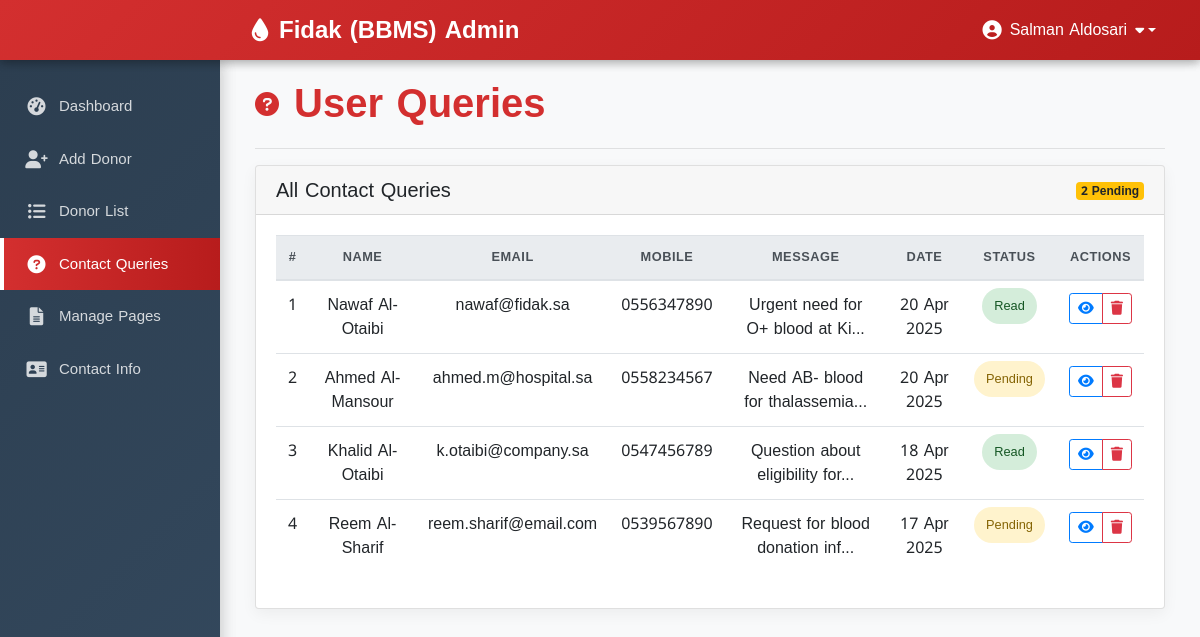
Page /admin/query.php (signed in) on the committed database.
### tables this page shows
CREATE TABLE `contact_query` (
  `query_id` int(11) NOT NULL,
  `query_name` varchar(100) NOT NULL,
  `query_mail` varchar(120) NOT NULL,
  `query_number` char(11) NOT NULL,
  `query_message` longtext NOT NULL,
  `query_date` timestamp NOT NULL DEFAULT current_timestamp() ON UPDATE current_timestamp(),
  `query_status` int(11) DEFAULT NULL
);

### admin/query.php (the view, shortened to what this page needs)
<?php
include 'conn.php';
?>
<!DOCTYPE html>
<html>
<head>
  <link rel="stylesheet" href="https://maxcdn.bootstrapcdn.com/bootstrap/4.5.2/css/bootstrap.min.css">
  <link rel="stylesheet" href="https://cdnjs.cloudflare.com/ajax/libs/font-awesome/6.0.0/css/all.min.css">
</head>
<body>
  <?php if (isset($_SESSION['loggedin']) && $_SESSION['loggedin'] == true) { ?>
  <div id="header">
    <?php include 'header.php'; ?>
  </div>
  <div id="sidebar">
    <?php $active="query"; include 'sidebar.php'; ?>
  </div>
  <div id="content">
    <div class="content-wrapper">
      <div class="container-fluid">
        <div class="row">
          <div class="col-12">
            <h1 class="page-title">
              <i class="fas fa-question-circle"></i> User Queries
            </h1>
            <hr>
          </div>
        </div>
        <div class="card">
          <div class="card-header">
            <div class="row">
              <div class="col-md-6">
                <h5 class="mb-0">All Contact Queries</h5>
              </div>
              <div class="col-md-6 text-right">
                <?php
                $pending_sql = "SELECT COUNT(*) as pending FROM contact_query WHERE query_status = 2";
                $pending_result = mysqli_query($conn, $pending_sql);
                $pending_row = mysqli_fetch_assoc($pending_result);
                ?>
                <span class="badge badge-warning">
                  <?php echo $pending_row['pending'] . " Pending"; ?>
                </span>
              </div>
            </div>
          </div>
          <div class="card-body">
            <?php
            $limit = 10;
            $page = isset($_GET['page']) ? $_GET['page'] : 1;
            $offset = ($page - 1) * $limit;
            $count = $offset + 1;
            $sql = "SELECT * FROM contact_query LIMIT {$offset},{$limit}";
            $result = mysqli_query($conn, $sql);
            if(mysqli_num_rows($result) > 0) {
            ?>
            <div class="table-responsive">
              <table class="table table-hover">
                <thead class="thead-light">
                  <tr>
                    <th>#</th>
                    <th>Name</th>
                    <th>Email</th>
                    <th>Mobile</th>
                    <th>Message</th>
                    <th>Date</th>
                    <th>Status</th>
                    <th>Actions</th>
                  </tr>
                </thead>
                <tbody>
                  <?php while($row = mysqli_fetch_assoc($result)) { ?>
                  <tr>
                    <td><?php echo $count++; ?></td>
                    <td><?php echo $row['query_name']; ?></td>
                    <td><?php echo $row['query_mail']; ?></td>
                    <td><?php echo $row['query_number']; ?></td>
                    <td><?php echo substr($row['query_message'], 0, 30) . '...'; ?></td>
                    <td><?php echo date('d M Y', strtotime($row['query_date'])); ?></td>
                    <td>
                      <?php if($row['query_status'] == 1) { ?>
                        <span class="status-badge status-read">Read</span>
                      <?php } else { ?>
                        <a href="query.php?id=<?php echo $row['query_id'];?>"
                           onclick="return confirm('Mark this query as read?')"
                           class="status-badge status-pending">Pending</a>
                      <?php } ?>
                    </td>
                    <td>
                      <div class="btn-group">
                        <button type="button" class="btn btn-sm btn-outline-primary" data-toggle="modal"
                                data-target="#messageModal<?php echo $row['query_id']; ?>" title="View Full Message">
                          <i class="fas fa-eye"></i>
                        </button>
                        <a href='delete_query.php?id=<?php echo $row['query_id']; ?>'
                           class="btn btn-sm btn-outline-danger" title="Delete"
                           onclick="return confirm('Are you sure you want to delete this query?')">
                          <i class="fas fa-trash"></i>
                        </a>
                      </div>
                    </td>
                  </tr>
                  <?php } ?>
                </tbody>
              </table>
            </div>
            <?php } else { ?>
            <div class="alert alert-info text-center">
              <i class="fas fa-info-circle"></i> No queries found.
            </div>
            <?php } ?>
          </div>
        </div>
      </div>
    </div>
  </div>
  <?php } ?>
</body>
</html>

### admin/header.php (shortened to what this page needs)
<!DOCTYPE html>
<html>
<head>
  <link rel="stylesheet" href="https://maxcdn.bootstrapcdn.com/bootstrap/4.5.2/css/bootstrap.min.css">
  <link rel="stylesheet" href="https://cdnjs.cloudflare.com/ajax/libs/font-awesome/6.0.0/css/all.min.css">
</head>
<body>
<nav class="navbar navbar-expand-lg navbar-dark">
  <div class="container-fluid">
    <a class="navbar-brand" href="dashboard.php">
      <i class="fas fa-tint blood-drop-icon"></i>Fidak (BBMS) Admin
    </a>
    <div class="user-menu">
      <div class="dropdown">
        <a class="user-greeting dropdown-toggle" href="#" role="button" id="userDropdown" data-toggle="dropdown">
          <i class="fas fa-user-circle user-icon"></i>
          <?php
            include 'conn.php';
            $username = $_SESSION['username'];
            $sql = "SELECT * FROM admin_info WHERE admin_username='$username'";
            $result = mysqli_query($conn, $sql) or die("Query failed.");
            $row = mysqli_fetch_assoc($result);
            echo $row['admin_name'];
          ?>
          <i class="fas fa-caret-down caret-icon"></i>
        </a>
      </div>
    </div>
  </div>
</nav>
</body>
</html>

### admin/sidebar.php (shortened to what this page needs)
<!DOCTYPE html>
<html>
<head>
  <link rel="stylesheet" href="https://maxcdn.bootstrapcdn.com/bootstrap/4.5.2/css/bootstrap.min.css">
  <link rel="stylesheet" href="https://cdnjs.cloudflare.com/ajax/libs/font-awesome/6.0.0/css/all.min.css">
</head>
<body>
<nav class="navbar navbar-expand-lg navbar-dark">
  <div class="container-fluid">
    <a class="navbar-brand" href="dashboard.php">
      <i class="fas fa-tint mr-2"></i>Fidak (BBMS) Admin
    </a>
    <div class="user-menu">
      <div class="dropdown">
        <a class="nav-link dropdown-toggle text-white" href="#" id="userDropdown" role="button" data-toggle="dropdown" aria-haspopup="true" aria-expanded="false">
          <i class="fas fa-user-circle mr-2"></i>
          <?php
            include 'conn.php';
            $username = $_SESSION['username'];
            $sql = "SELECT * FROM admin_info WHERE admin_username='$username'";
            $result = mysqli_query($conn, $sql) or die("Query failed.");
            $row = mysqli_fetch_assoc($result);
            echo $row['admin_name'];
          ?>
        </a>
      </div>
    </div>
  </div>
</nav>
<div class="sidebar">
  <ul class="sidebar-menu">
    <li>
      <a href="dashboard.php" <?php if($active=='dashboard') echo "class='active'"; ?>>
        <i class="fas fa-tachometer-alt"></i> Dashboard
      </a>
    </li>
    <li>
      <a href="add_donor.php" <?php if($active=='add') echo "class='active'"; ?>>
        <i class="fas fa-user-plus"></i> Add Donor
      </a>
    </li>
    <li>
      <a href="donor_list.php" <?php if($active=='list') echo "class='active'"; ?>>
        <i class="fas fa-list-ul"></i> Donor List
      </a>
    </li>
    <li>
      <a href="query.php" <?php if($active=='query') echo "class='active'"; ?>>
        <i class="fas fa-question-circle"></i> Contact Queries
      </a>
    </li>
    <li>
      <a href="pages.php" <?php if($active=='pages') echo "class='active'"; ?>>
        <i class="fas fa-file-alt"></i> Manage Pages
      </a>
    </li>
    <li>
      <a href="update_contact.php" <?php if($active=='contact') echo "class='active'"; ?>>
        <i class="fas fa-address-card"></i> Contact Info
      </a>
    </li>
  </ul>
</div>
</body>
</html>

### admin/query.php (style rules this page uses)
body { font-family: 'Noto Kufi Arabic', sans-serif; background-color: #f8f9fa; color: #333; padding-top: 60px; }
#sidebar { width: 220px; height: calc(100vh - 60px); background: linear-gradient(135deg, #2c3e50, #34495e); position: fixed; left: 0; top: 60px; padding-top: 20px; box-shadow: 2px 0 15px rgba(0,0,0,0.1); z-index: 1020; overflow-y: auto; }
#content { margin-left: 220px; padding: 20px; transition: all 0.3s; }
.page-title { color: #d32f2f; font-weight: 700; margin-bottom: 20px; display: flex; align-items: center; }
.page-title i { margin-right: 15px; font-size: 1.5rem; }
.card { border: none; border-radius: 10px; box-shadow: 0 5px 15px rgba(0,0,0,0.05); margin-bottom: 30px; }
.card-header { background-color: white; border-bottom: 1px solid rgba(0,0,0,0.05); font-weight: 600; padding: 15px 25px; }
.table { margin-bottom: 0; }
.table th { border-top: none; font-weight: 600; color: #555; text-transform: uppercase; font-size: 0.8rem; letter-spacing: 0.5px; text-align: center; }
.table td { vertical-align: middle; text-align: center; }
.status-badge { padding: 6px 12px; border-radius: 20px; font-size: 0.8rem; font-weight: 500; }
.status-pending { background-color: #fff3cd; color: #856404; }
.status-read { background-color: #d4edda; color: #155724; }

### admin/header.php (style rules this page uses)
body { font-family: 'Noto Kufi Arabic', sans-serif; }
.navbar { background: linear-gradient(135deg, #d32f2f, #b71c1c); padding: 0.5rem 1rem; box-shadow: 0 2px 10px rgba(0,0,0,0.2); }
.navbar-brand { font-size: 1.5rem; font-weight: 700; color: white !important; display: flex; align-items: center; margin-right: 0; }
.blood-drop-icon { margin-right: 10px; }
.user-menu { display: flex; align-items: center; margin-left: auto; }
.user-greeting { color: white; font-weight: 500; padding: 0.5rem 0.8rem; border-radius: 4px; transition: all 0.3s; cursor: pointer; display: flex; align-items: center; }
.user-icon { margin-right: 8px; font-size: 1.2rem; }
.caret-icon { margin-left: 8px; font-size: 0.9rem; }

### admin/sidebar.php (style rules this page uses)
body { font-family: 'Noto Kufi Arabic', sans-serif; padding-top: 60px; background-color: #f8f9fa; }
.navbar { background: linear-gradient(135deg, #d32f2f, #b71c1c); padding: 0.5rem 1rem; box-shadow: 0 2px 10px rgba(0,0,0,0.2); position: fixed; top: 0; left: 0; right: 0; z-index: 1030; height: 60px; }
.navbar-brand { font-size: 1.5rem; font-weight: 700; color: white !important; display: flex; align-items: center; margin-left: 220px; }
.sidebar { width: 220px; height: calc(100vh - 60px); background: linear-gradient(135deg, #2c3e50, #34495e); position: fixed; left: 0; top: 60px; padding-top: 20px; box-shadow: 2px 0 15px rgba(0,0,0,0.1); z-index: 1020; overflow-y: auto; }
.sidebar-menu { list-style: none; padding: 0; margin: 0; }
.sidebar-menu a { display: flex; align-items: center; color: rgba(255,255,255,0.8); padding: 15px 20px; text-decoration: none; font-weight: 500; font-size: 15px; transition: all 0.3s; border-left: 4px solid transparent; }
.sidebar-menu i { width: 25px; font-size: 18px; margin-right: 10px; text-align: center; }
.active { background: linear-gradient(to right, #d32f2f, #b71c1c); color: white !important; border-left: 4px solid white !important; }
#content { margin-left: 220px; padding: 20px; transition: all 0.3s; }
.user-menu { display: flex; align-items: center; margin-left: auto; }

### rows in the picture
contact_query: query_name "Nawaf Al-Otaibi", query_mail "nawaf@fidak.sa", query_number "0556347890", query_message "Urgent need for O+ blood at Ki", query_date "20 Apr 2025", query_status "Read"
contact_query: query_name "Ahmed Al-Mansour", query_mail "ahmed.m@hospital.sa", query_number "0558234567", query_message "Need AB- blood for thalassemia", query_date "20 Apr 2025"
contact_query: query_name "Khalid Al-Otaibi", query_mail "k.otaibi@company.sa", query_number "0547456789", query_message "Question about eligibility for", query_date "18 Apr 2025", query_status "Read"
contact_query: query_name "Reem Al-Sharif", query_mail "reem.sharif@email.com", query_number "0539567890", query_message "Request for blood donation inf", query_date "17 Apr 2025"

### other values in the picture
$row['admin_name'] "Salman Aldosari"
$pending_row['pending'] "2"
